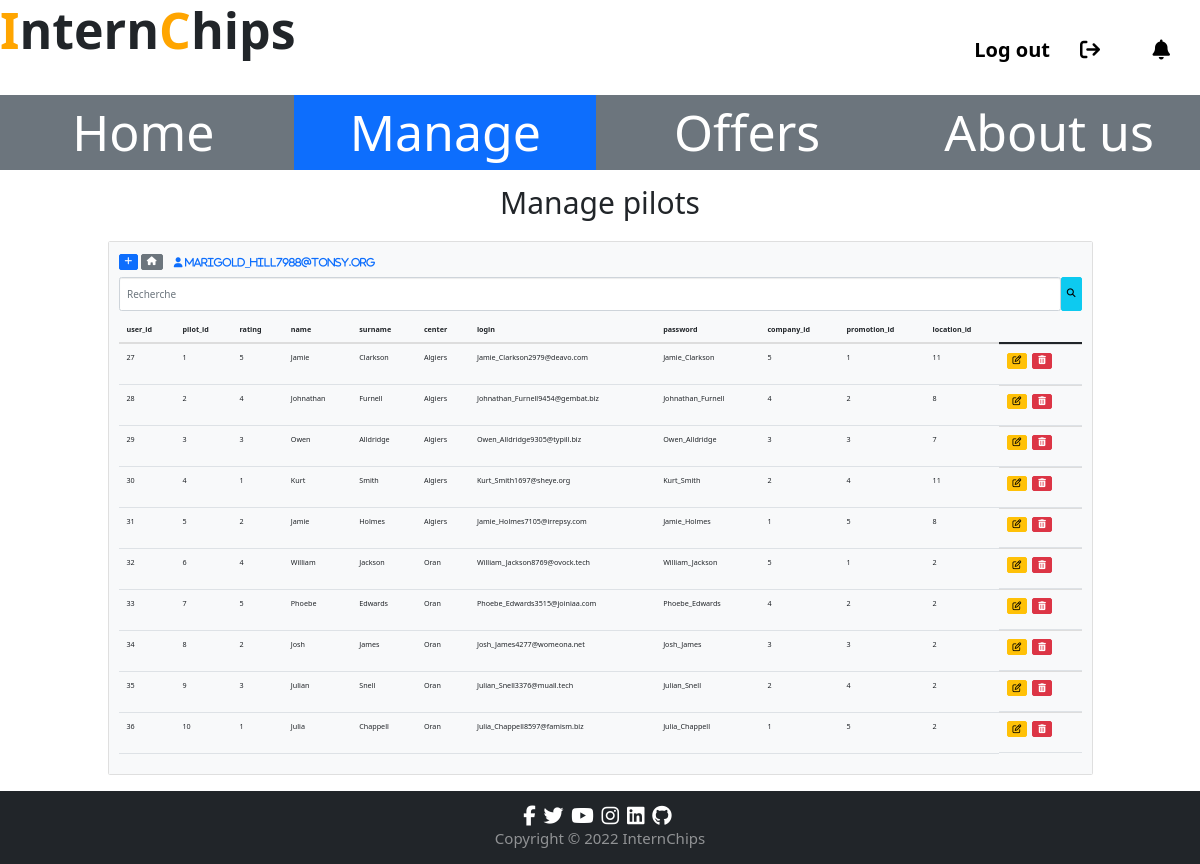
/project/managepilots (signed in), run on the app's committed database.
### tables this page shows
CREATE TABLE `promotionpilot` (
  `user_id` int(11) NOT NULL,
  `pilot_id` int(11) NOT NULL,
  `rating` varchar(50) NOT NULL,
  `name` char(50) NOT NULL,
  `surname` char(50) NOT NULL,
  `center` char(50) NOT NULL,
  `login` varchar(50) NOT NULL,
  `password` varchar(50) NOT NULL,
  `company_id` int(11) DEFAULT NULL,
  `promotion_id` int(11) NOT NULL,
  `location_id` int(11) NOT NULL
);

### Project/controllers/HomeController.php (called while the page is built, shortened)
<?php
class HomeController {
    public function index($page){
        include ('views/'.$page.'.php');
    }
}
?>

### Project/autoload.php (called while the page is built, shortened)
<?php
function autoload($class_name)
{
    $array_paths = array(
        'database/',
        'app/classes/',
        'models/',
        'controllers/'
    );
    $parts = explode('\\', $class_name);
    $name = array_pop($parts);
    foreach ($array_paths as $path) {
        $file = sprintf($path . '%s.php', $name);
    }
}
?>

### Project/database/DB.php (called while the page is built)
<?php
class DB
{
    static public function connect()
    {
        $db = new PDO("mysql:host=localhost;dbname=project", "root", "");
        $db->exec("set names utf8");
        $db->setAttribute(PDO::ATTR_ERRMODE, PDO::ERRMODE_WARNING);
        return $db;
    }
}
?>

### Project/models/pilot.php (called while the page is built, shortened)
<?php
class pilot{
    static public function getAll(){
        $stmt = DB::connect()->prepare("SELECT * FROM promotionpilot");
        $stmt->execute();
        return $stmt->fetchAll();
    }
}
?>

### Project/controllers/PilotController.php (called while the page is built, shortened)
<?php
class PilotController
{
    public function getAllpilot(){
        $pilots = pilot::getAll();
        return $pilots;
    }
}
?>

### Project/views/managepilots.php (the view, shortened to what this page needs)
<?php
	if(isset($_POST['find'])){
		$data = new PilotController();
		$pilots = $data->findpilot();
	}else{
		$data = new PilotController();
		$pilots = $data->getAllpilot();
	}
?>
    <h1 style="font-weight: bold;font-size: 50px;"><span style="color: Orange;">I</span>ntern<span style="color: Orange">C</span>hips</h1>
    <a href="#!"role="button" style="color: black;"><span style="top: 40px;right: 30px; position: fixed;z-index:1;"><i class="fas fa-bell fa-2x"></i></span></a>
    <a href="<?php echo BASE_URL;?>logout"role="button" style="color: black;"><span style="top: 35px;right: 150px; position: absolute; font-weight: bold;" class="fa-2x">Log out</span><span style="top: 40px;right: 100px; position: absolute;z-index:1;"><i  class="fas fa-sign-out fa-2x"></i></span></a>
    <br><br>
    <div style="margin-right: 0px;font-size: 50px;"  class="row ">
        <a href="<?php echo BASE_URL;?>home" style="text-decoration: none;" class="col-sm-12 col-md-6 col-lg-3 btn-secondary"><center>Home</center></a>
        <a href="<?php echo BASE_URL;?>manage" style="text-decoration: none;" class="col-sm-12 col-md-6 col-lg-3 btn-primary"><center>Manage</center></a>
        <a href="/exo.php" style="text-decoration: none;" class="col-sm-12 col-md-6 col-lg-3 btn-secondary"><center>Offers</center></a>
        <a href="<?php echo BASE_URL;?>aboutus" style="text-decoration: none;" class="col-sm-12 col-md-6 col-lg-3 btn-secondary"><center>About us</center></a>
    </div><br>
    <center><h3 style="font-size: 30px;">Manage pilots</h3></center>
<div class="container-fluid">
	<div class="row my-4">
		<div class="col-md-10 mx-auto">
			<div class="card">
				<div class="card-body bg-light">
					<a href="<?php echo BASE_URL;?>addpil" class="btn btn-sm btn-primary mr-2 mb-2">
						<i class="fas fa-plus"></i>
					</a>
					<a href="<?php echo BASE_URL;?>home" class="btn btn-sm btn-secondary mr-2 mb-2">
						<i class="fas fa-home"></i>
					</a>
					<a href="<?php echo BASE_URL;?>logout" title="Déconnexion" class="btn btn-link mr-2 mb-2">
						<i class="fas fa-user mr-2"> <?php echo $_SESSION['username'];?></i>
					</a>
					<form method="post" class="float-right mb-2 d-flex flex-row">
						<input type="text" class="form-control" name="search" placeholder="Recherche">
						<button class="btn btn-info btn-sm" name="find" type="submit"><i class="fas fa-search"></i></button>
					</form>
					<table style="font-size: 0.6vw;" class="table table-hover">
					  <thead>
					    <tr>
					      <th scope="col">user_id</th>
						  <th scope="col">pilot_id</th>
                          <th scope="col">rating</th>
                          <th scope="col">name</th>
					      <th scope="col">surname</th>
					      <th scope="col">center</th>
						  <th scope="col">login</th>
					      <th scope="col">password</th>
                          <th scope="col">company_id</th>
                          <th scope="col">promotion_id</th>
						  <th scope="col">location_id</th>
					    </tr>
					  </thead>
					  <tbody>
					    <?php foreach($pilots as $pilot):?>
					    	<tr>
						      <td><?php echo $pilot['user_id'];?></td>
							  <td><?php echo $pilot['pilot_id'];?></td>
                              <td><?php echo $pilot['rating'];?></td>
						      <td><?php echo $pilot['name'];?></td>
						      <td><?php echo $pilot['surname'];?></td>
						      <td><?php echo $pilot['center'];?></td>
							  <td><?php echo $pilot['login'];?></td>
						      <td><?php echo $pilot['password'];?></td>
                              <td><?php echo $pilot['company_id'];?></td>
                              <td><?php echo $pilot['promotion_id'];?></td>
						      <td><?php echo $pilot['location_id'];?></td>
						      <td class="d-flex flex-row">
						      	<form method="post" class="mr-1" action="updpil">
						      		<button style="margin-right:5px;" class="btn btn-sm btn-warning"><i class="fa fa-edit"></i></button>
						      	</form>
						      	<form method="post" class="mr-1" action="delpil">
						      		<button class="btn btn-sm btn-danger"><i class="fa fa-trash"></i></button>
						      	</form>
						      </td>
						    </tr>
					   	<?php endforeach;?>
					  </tbody>
					</table>
				</div>
			</div>
		</div>
	</div>
</div>

### Project/views/includes/assets/style.css (style rules this page uses)
html, body { height: 100%; }

### data on the page
promotionpilot: user "27", pilot "1", rating "5", name "Jamie", surname "Clarkson", center "Algiers", login "Jamie_Clarkson2979@deavo.com", password "Jamie_Clarkson", company "5", promotion "1", location "11"
promotionpilot: user "28", pilot "2", rating "4", name "Johnathan", surname "Furnell", center "Algiers", login "Johnathan_Furnell9454@gembat.biz", password "Johnathan_Furnell", company "4", promotion "2", location "8"
promotionpilot: user "29", pilot "3", rating "3", name "Owen", surname "Alldridge", center "Algiers", login "Owen_Alldridge9305@typill.biz", password "Owen_Alldridge", company "3", promotion "3", location "7"
promotionpilot: user "30", pilot "4", rating "1", name "Kurt", surname "Smith", center "Algiers", login "Kurt_Smith1697@sheye.org", password "Kurt_Smith", company "2", promotion "4", location "11"
promotionpilot: user "31", pilot "5", rating "2", name "Jamie", surname "Holmes", center "Algiers", login "Jamie_Holmes7105@irrepsy.com", password "Jamie_Holmes", company "1", promotion "5", location "8"
promotionpilot: user "32", pilot "6", rating "4", name "William", surname "Jackson", center "Oran", login "William_Jackson8769@ovock.tech", password "William_Jackson", company "5", promotion "1", location "2"
promotionpilot: user "33", pilot "7", rating "5", name "Phoebe", surname "Edwards", center "Oran", login "Phoebe_Edwards3515@joiniaa.com", password "Phoebe_Edwards", company "4", promotion "2", location "2"
promotionpilot: user "34", pilot "8", rating "2", name "Josh", surname "James", center "Oran", login "Josh_James4277@womeona.net", password "Josh_James", company "3", promotion "3", location "2"
promotionpilot: user "35", pilot "9", rating "3", name "Julian", surname "Snell", center "Oran", login "Julian_Snell3376@muall.tech", password "Julian_Snell", company "2", promotion "4", location "2"
promotionpilot: user "36", pilot "10", rating "1", name "Julia", surname "Chappell", center "Oran", login "Julia_Chappell8597@famism.biz", password "Julia_Chappell", company "1", promotion "5", location "2"

### other printed values
$_SESSION['username'] "Marigold_Hill7988@tonsy.org"
